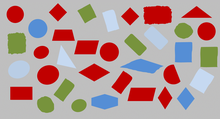
%> input picture ОТЗ/programs/Pic_pr3_1.bmp, 220 x 119 px, shrunk from 1432 x 776 before the run
$ octave matlab3.m   (GNU Octave 9; MATLAB toolbox functions it lacks are replaced by stand-ins)
%> lines starting %> are read from the running program, lines starting %| are printed output that depends on the picture; in (x1, y1, x2, y2) boxes, pixels count from 0 and x2, y2 are one past the last pixel; in counts of white or black regions, pixels touching at a corner belong together; the program's own positions count from 1; long printed decimals are rounded
% Загрузка изображения 'Pic_pr3_1.bmp'
originalImage = imread('Pic_pr3_1.bmp');
%> originalImage is the input picture: size 119x220x3 uint8; mean R, G, B 179.6, 154.6, 153.3

% Переводим в HSV для упрощённой сегментации по цвету
hsvImage = rgb2hsv(originalImage);
%> hsvImage: size 119x220x3 double; mean H, S, V 0.278, 0.258, 0.752

%Определяем пороги для зелёного цвета
hueThresholdLow = 0.2;
hueThresholdHigh = 0.5;
valueThresholdLow = 0.1;

% Создаём маски для зелёных обьектов
greenMask = (hsvImage(:,:,1) >= hueThresholdLow) & ...
            (hsvImage(:,:,1) <= hueThresholdHigh) & ...
            (hsvImage(:,:,3) >= valueThresholdLow);
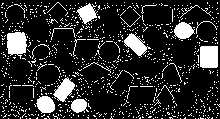
%> greenMask: size 119x220 logical; 17.1% white; 884 white regions (866 under 20 px), largest, box (x1, y1, x2, y2) and area: (7, 32, 27, 59) 409, (200, 46, 218, 68) 392, (124, 32, 151, 57) 302

% Удаление шума с помощью морфологической операции
se = strel('disk', 3);
greenMaskCleaned = imopen(greenMask, se);
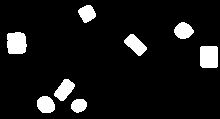
%> greenMaskCleaned: size 119x220 logical; 8.4% white; 8 white regions, largest, box (x1, y1, x2, y2) and area: (7, 32, 27, 54) 391, (200, 46, 218, 68) 390, (124, 34, 147, 56) 273

% Нахождение контуров зеленых объектов
[B,L] = bwboundaries(greenMaskCleaned, 'noholes');
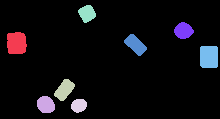
%> L: size 119x220 double; 9 distinct labels, from 0 to 8; one colour per label, 0 black
%> B = 8 boundaries; box (x1, y1, x2, y2) and points: (200, 46, 218, 68) 72, (7, 32, 27, 54) 70, (54, 79, 75, 101) 52, (37, 96, 55, 113) 49, (124, 34, 147, 56) 49, (78, 5, 96, 23) 47, (174, 22, 194, 39) 47, (71, 99, 87, 113) 41

imshow(originalImage);
hold on;

% Вычисление минимального расстояния между краями зеленых объектов
minDistance = inf;
closestObjects = [];

% Перебор всех пар зеленых объектов
for i = 1:length(B)
    for j = i+1:length(B)
        boundary1 = B{i};
        boundary2 = B{j};

        % Перебор всех точек первого объекта
        for p1 = 1:size(boundary1, 1)
            % Перебор всех точек второго объекта
            for p2 = 1:size(boundary2, 1)
                % Расчет расстояния между точками
                distance = norm(boundary1(p1,:) - boundary2(p2,:));
                % Обновление минимального расстояния и сохранение объектов
                if distance < minDistance
                    minDistance = distance;
                    closestObjects = [i, j];
                end
            end
        end
    end
end
%> this loop made 8 passes
%> after the loop, closestObjects = [2 3]; minDistance = 5

% Вывод результатов
fprintf('Расстояние между двумя ближайшими зелёными обьектами: %f\n', minDistance);
%| Расстояние между двумя ближайшими зелёными обьектами: 5.000

% Проведение линии между ближайшими объектами
boundary1 = B{closestObjects(1)};
%> boundary1 = 49 rows, first 12: [101 38; 100 39; 99 40; 98 41; 98 42; 97 43; 97 44; 97 45; 97 46; 97 47; 97 48; 98 49]
boundary2 = B{closestObjects(2)};
%> boundary2 = 52 rows, first 12: [94 55; 93 56; 92 56; 91 57; 90 58; 89 59; 88 59; 87 60; 86 61; 85 62; 84 62; 83 63]

% Нахождение крайних точек ближайших объектов
[minDist, minIndex1] = min(pdist2(boundary1, boundary2, 'euclidean'), [], 1);
%> minDist = 52 values, max 27.2 at index 25, min 5 at index 49, mean 16.43; minIndex1 = 52 values, max 20 at index 38, min 13 at index 1, mean 15.42
[~, minIndex2] = min(minDist);
%> minIndex2 = 49

% Координаты ближайших точек на каждом объекте
point1 = boundary1(minIndex1(minIndex2), :);
%> point1 = [100 52]
point2 = boundary2(minIndex2, :);
%> point2 = [97 56]

% Рисование линии между ближайшими точками двух объектов
line([point1(2), point2(2)], [point1(1), point2(1)], 'Color', 'black', 'LineWidth', 3);
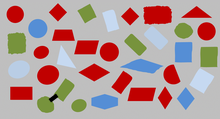
%> figure redrawn from the program's plot data
